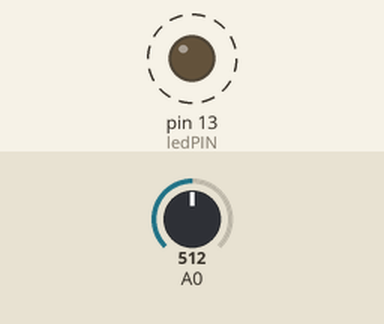
Recording of a sketch running on a simulated Arduino Uno, built with avr-gcc and run on an emulated ATmega328P. On the bench: output pins drawn as LEDs (lit = HIGH). Dashed ring = blinking. Inputs (shaded band) come from the test bench; at power-on: A0 = 512. What the sketch prints to the serial monitor is not drawn.

Above: at 0.15 s.
Timing chart, 0 to 3.0 s (numbered marks = the images above):
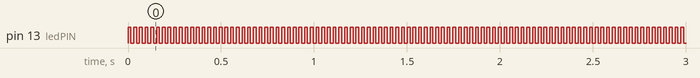

The sketch:

readtemperature.ino
```cpp
int ledPIN = 13;
int interval = 15;

void setup(){
  pinMode(ledPIN, OUTPUT);
  Serial.begin(9600);
}

void loop(){
  digitalWrite(ledPIN, HIGH);
  delay(interval);
  digitalWrite(ledPIN, LOW);
  delay(interval);

  Serial.println(  analogRead(A0) * (5000.0 / 1023.0) );
}
```

Measured:
- by itself, pin 13 (ledPIN): alternates HIGH for 0.02 s and LOW for 0.02 s
